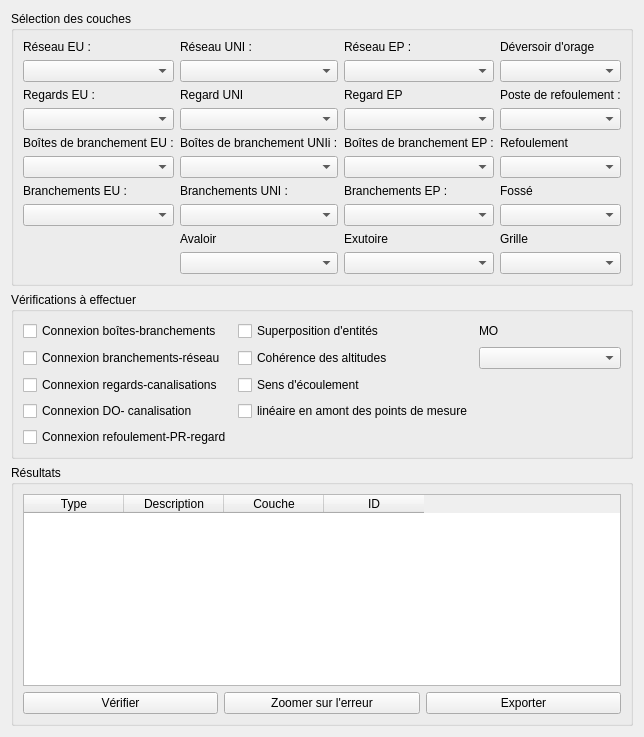
   <widget class="QWidget" name="tab_verif_topo">
    <attribute name="title">
     <string>Vérification topologique</string>
    </attribute>
    <layout class="QVBoxLayout" name="verticalLayout_topo">
     <item>
      <widget class="QGroupBox" name="Topo_couche">
       <property name="title">
        <string>Sélection des couches</string>
       </property>
       <layout class="QGridLayout" name="gridLayout_layers">
        <item row="1" column="1">
         <widget class="QComboBox" name="topo_res_eu"/>
        </item>
        <item row="4" column="2">
         <widget class="QComboBox" name="topo_reg_uni"/>
        </item>
        <item row="8" column="2">
         <widget class="QComboBox" name="topo_brch_uni"/>
        </item>
        <item row="8" column="1">
         <widget class="QComboBox" name="topo_brch_eu"/>
        </item>
        <item row="1" column="2">
         <widget class="QComboBox" name="topo_res_uni"/>
        </item>
        <item row="0" column="4">
         <widget class="QLabel" name="label_do_3">
          <property name="text">
           <string>Déversoir d'orage</string>
          </property>
         </widget>
        </item>
        <item row="3" column="2">
         <widget class="QLabel" name="label_reg_uni">
          <property name="text">
           <string>Regard UNI</string>
          </property>
         </widget>
        </item>
        <item row="0" column="1">
         <widget class="QLabel" name="label_reseau">
          <property name="text">
           <string>Réseau EU :</string>
          </property>
         </widget>
        </item>
        <item row="7" column="2">
         <widget class="QLabel" name="label_brch_uni">
          <property name="text">
           <string>Branchements UNI :</string>
          </property>
         </widget>
        </item>
        <item row="7" column="1">
         <widget class="QLabel" name="label_brch_eu">
          <property name="text">
           <string>Branchements EU :</string>
          </property>
         </widget>
        </item>
        <item row="1" column="3">
         <widget class="QComboBox" name="topo_res_ep"/>
        </item>
        <item row="5" column="1">
         <widget class="QLabel" name="label_bt_eu">
          <property name="text">
           <string>Boîtes de branchement EU :</string>
          </property>
         </widget>
        </item>
        <item row="6" column="2">
         <widget class="QComboBox" name="topo_bt_uni"/>
        </item>
        <item row="7" column="3">
         <widget class="QLabel" name="label_brch_ep">
          <property name="text">
           <string>Branchements EP :</string>
          </property>
         </widget>
        </item>
        <item row="4" column="4">
         <widget class="QComboBox" name="topo_PR"/>
        </item>
        <item row="5" column="3">
         <widget class="QLabel" name="label_bt_ep">
          <property name="text">
           <string>Boîtes de branchement EP :</string>
          </property>
         </widget>
        </item>
        <item row="3" column="1">
         <widget class="QLabel" name="label_regards">
          <property name="text">
           <string>Regards EU :</string>
          </property>
         </widget>
        </item>
        <item row="5" column="2">
         <widget class="QLabel" name="label_bt_uni">
          <property name="text">
           <string>Boîtes de branchement UNIi :</string>
          </property>
         </widget>
        </item>
        <item row="0" column="3">
         <widget class="QLabel" name="label_do_2">
          <property name="text">
           <string>Réseau EP :</string>
          </property>
         </widget>
        </item>
        <item row="0" column="2">
         <widget class="QLabel" name="label_do">
          <property name="text">
           <string>Réseau UNI :</string>
          </property>
         </widget>
        </item>
        <item row="6" column="4">
         <widget class="QComboBox" name="topo_refoulement"/>
        </item>
        <item row="4" column="3">
         <widget class="QComboBox" name="topo_reg_ep"/>
        </item>
        <item row="4" column="1">
         <widget class="QComboBox" name="topo_reg_eu"/>
        </item>
        <item row="6" column="1">
         <widget class="QComboBox" name="topo_bt_eu"/>
        </item>
        <item row="3" column="4">
         <widget class="QLabel" name="label_PR">
          <property name="text">
           <string>Poste de refoulement :</string>
          </property>
         </widget>
        </item>
        <item row="5" column="4">
         <widget class="QLabel" name="label_refoulement">
          <property name="text">
           <string>Refoulement</string>
          </property>
         </widget>
        </item>
        <item row="8" column="4">
         <widget class="QComboBox" name="topo_fosse"/>
        </item>
        <item row="6" column="3">
         <widget class="QComboBox" name="topo_bt_ep"/>
        </item>
        <item row="1" column="4">
         <widget class="QComboBox" name="topo_do"/>
        </item>
        <item row="9" column="3">
         <widget class="QLabel" name="label_exutoire">
          <property name="text">
           <string>Exutoire</string>
          </property>
         </widget>
        </item>
        <item row="8" column="3">
         <widget class="QComboBox" name="topo_brch_ep"/>
        </item>
        <item row="7" column="4">
         <widget class="QLabel" name="label_fosse">
          <property name="text">
           <string>Fossé</string>
          </property>
         </widget>
        </item>
        <item row="3" column="3">
         <widget class="QLabel" name="label_reg_ep">
          <property name="text">
           <string>Regard EP</string>
          </property>
         </widget>
        </item>
        <item row="10" column="3">
         <widget class="QComboBox" name="topo_exutoire"/>
        </item>
        <item row="9" column="4">
         <widget class="QLabel" name="label_grille">
          <property name="text">
           <string>Grille</string>
          </property>
         </widget>
        </item>
        <item row="10" column="4">
         <widget class="QComboBox" name="topo_grille"/>
        </item>
        <item row="9" column="2">
         <widget class="QLabel" name="label_avaloir">
          <property name="text">
           <string>Avaloir</string>
          </property>
         </widget>
        </item>
        <item row="10" column="2">
         <widget class="QComboBox" name="topo_avaloir"/>
        </item>
       </layout>
      </widget>
     </item>
     <item>
      <widget class="QGroupBox" name="Topo_verif">
       <property name="title">
        <string>Vérifications à effectuer</string>
       </property>
       <layout class="QGridLayout" name="gridLayout_layers_2">
        <item row="0" column="1">
         <widget class="QCheckBox" name="check_superposition">
          <property name="text">
           <string>Superposition d'entités</string>
          </property>
         </widget>
        </item>
        <item row="0" column="0">
         <widget class="QCheckBox" name="check_conn_bt">
          <property name="text">
           <string>Connexion boîtes-branchements</string>
          </property>
         </widget>
        </item>
        <item row="1" column="0">
         <widget class="QCheckBox" name="check_conn_brc">
          <property name="text">
           <string>Connexion branchements-réseau</string>
          </property>
         </widget>
        </item>
        <item row="2" column="0">
         <widget class="QCheckBox" name="check_conn_reg">
          <property name="text">
           <string>Connexion regards-canalisations</string>
          </property>
         </widget>
        </item>
        <item row="4" column="0">
         <widget class="QCheckBox" name="check_conn_do">
          <property name="text">
           <string>Connexion DO- canalisation</string>
          </property>
         </widget>
        </item>
        <item row="6" column="0">
         <widget class="QCheckBox" name="check_conn_pr">
          <property name="text">
           <string>Connexion refoulement-PR-regard</string>
          </property>
         </widget>
        </item>
        <item row="1" column="1">
         <widget class="QCheckBox" name="check_altitudes">
          <property name="text">
           <string>Cohérence des altitudes</string>
          </property>
         </widget>
        </item>
        <item row="2" column="1">
         <widget class="QCheckBox" name="check_sens_ecoul">
          <property name="text">
           <string>Sens d'écoulement</string>
          </property>
         </widget>
        </item>
        <item row="4" column="1">
         <widget class="QCheckBox" name="check_lineaire_amont_pointmesure">
          <property name="text">
           <string>linéaire en amont des points de mesure</string>
          </property>
         </widget>
        </item>
        <item row="1" column="2">
         <widget class="QComboBox" name="Topo_Mo"/>
        </item>
        <item row="0" column="2">
         <widget class="QLabel" name="label_11">
          <property name="text">
           <string>MO</string>
          </property>
         </widget>
        </item>
       </layout>
      </widget>
     </item>
     <item>
      <widget class="QGroupBox" name="groupBox_resultats_topo">
       <property name="enabled">
        <bool>true</bool>
       </property>
       <property name="title">
        <string>Résultats</string>
       </property>
       <layout class="QVBoxLayout" name="verticalLayout_resultats_topo" stretch="0,0">
        <item>
         <widget class="QTableWidget" name="topo_table_erreurs">
          <property name="columnCount">
           <number>4</number>
          </property>
          <column>
           <property name="text">
            <string>Type</string>
           </property>
          </column>
          <column>
           <property name="text">
            <string>Description</string>
           </property>
          </column>
          <column>
           <property name="text">
            <string>Couche</string>
           </property>
          </column>
          <column>
           <property name="text">
            <string>ID</string>
           </property>
          </column>
         </widget>
        </item>
        <item>
         <layout class="QHBoxLayout" name="horizontalLayout_buttons_topo">
          <item>
           <widget class="QPushButton" name="topo_btn_verifier">
            <property name="text">
             <string>Vérifier</string>
            </property>
           </widget>
          </item>
          <item>
           <widget class="QPushButton" name="topo_btn_zoom_erreur">
            <property name="text">
             <string>Zoomer sur l'erreur</string>
            </property>
           </widget>
          </item>
          <item>
           <widget class="QPushButton" name="topo_btn_export_erreurs">
            <property name="text">
             <string>Exporter</string>
            </property>
           </widget>
          </item>
         </layout>
        </item>
       </layout>
      </widget>
     </item>
    </layout>
   </widget>
